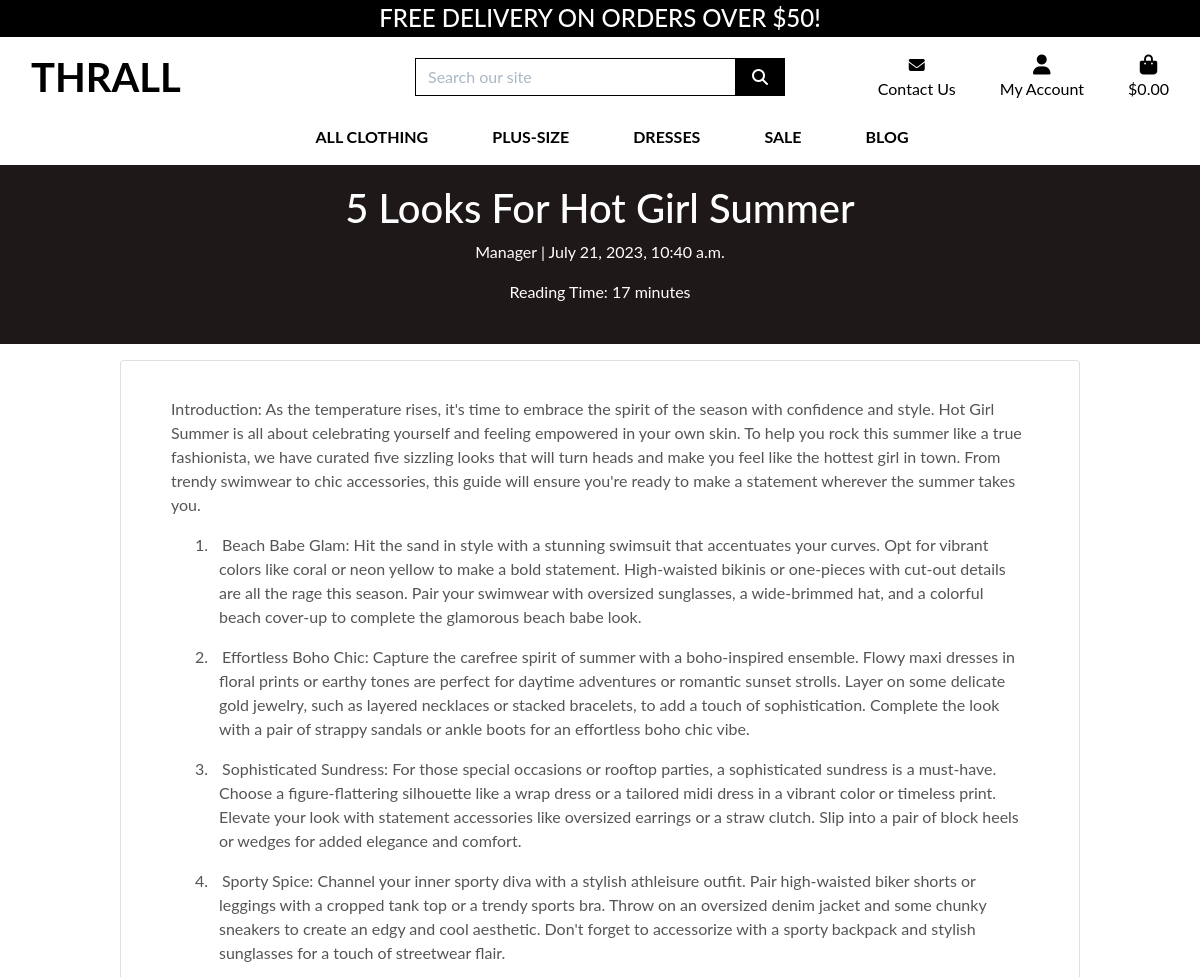
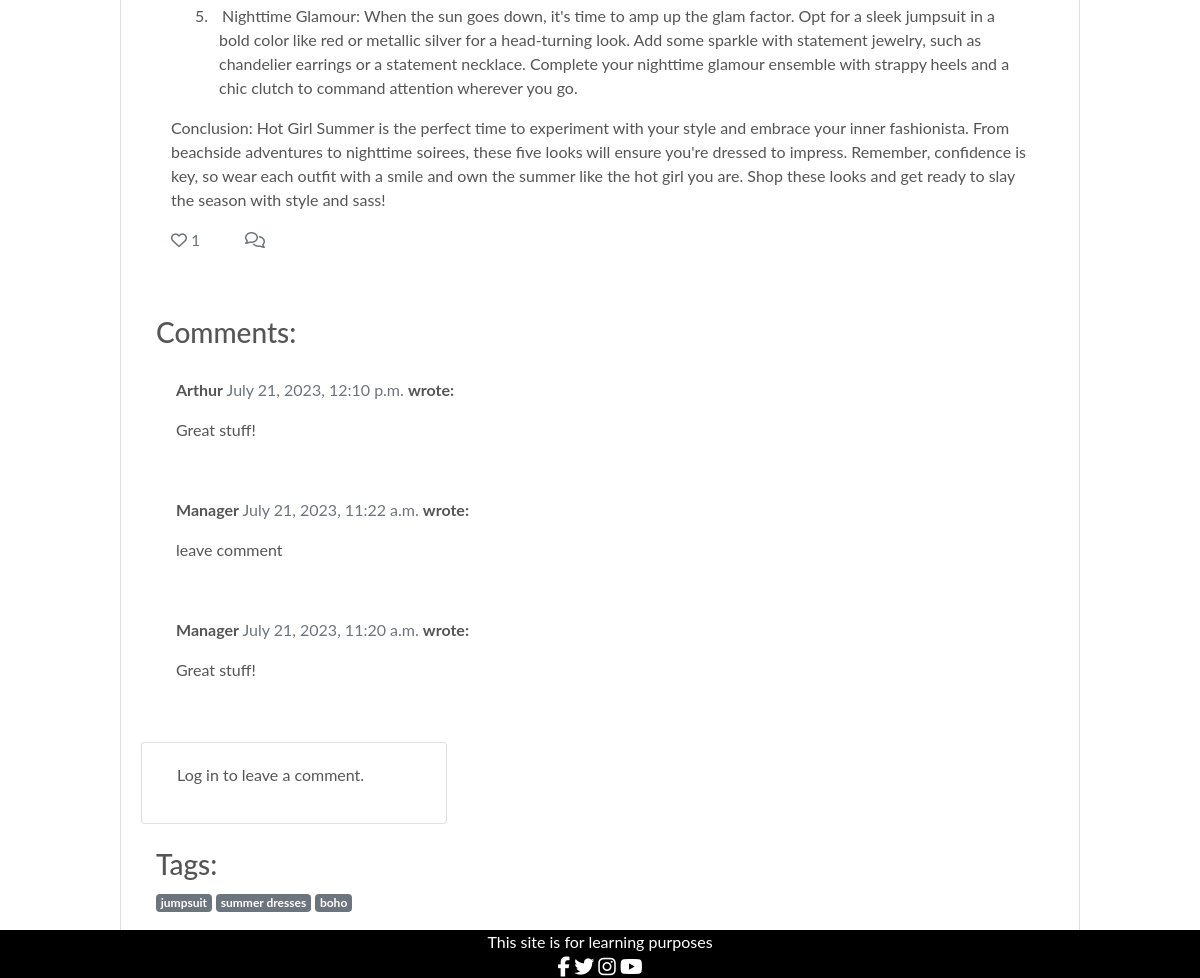
The page /blog/posts/5-looks-for-hot-girl-summer/ on the database its author committed (2 pictures, top to bottom).
### blog/models.py (models this page shows, shortened)
class Post(models.Model):
    title = models.CharField(max_length=200, unique=True)
    slug = models.SlugField(max_length=200, unique=True)
    author = models.ForeignKey(
        User, on_delete=models.CASCADE, related_name="blog_posts"
    )
    excerpt = models.TextField(blank=True)
    updated_on = models.DateTimeField(auto_now=True)
    content = models.TextField()
    created_on = models.DateTimeField(auto_now_add=True)
    status = models.IntegerField(choices=STATUS, default=0)
    tags = models.ManyToManyField(Tag, related_name='posts', blank=True)
    image = models.ImageField(null=True, blank=True)
    reading_time = models.PositiveIntegerField(default=0, editable=False)
    likes = models.ManyToManyField(
        User, related_name='blogpost_like', blank=True)
    class Meta:
        ordering = ["-created_on"]
    def number_of_likes(self):
        return self.likes.count()

class Comment(models.Model):
    post = models.ForeignKey(Post, on_delete=models.CASCADE,
                             related_name="comments")
    name = models.CharField(max_length=80)
    email = models.EmailField()
    body = models.TextField()
    created_on = models.DateTimeField(auto_now_add=True)
    approved = models.BooleanField(default=False)
    class Meta:
        ordering = ["created_on"]

class Tag(models.Model):
    name = models.CharField(max_length=50)
    created_on = models.DateTimeField(auto_now_add=True)
    def __str__(self):
        return self.name

### blog/views.py (the view, shortened to what this page needs)
# urls.py: path('posts/<slug:slug>/', PostDetail.as_view(), name='post_detail'),
class PostDetail(View):
    def get(self, request, slug, *args, **kwargs):
        queryset = Post.objects.filter(status=1)
        post = get_object_or_404(queryset, slug=slug)
        comments = post.comments.filter(approved=True).order_by("-created_on")
        liked = False
        if post.likes.filter(id=self.request.user.id).exists():
            liked = True
        tags = post.tags.all()
        reading_time = post.reading_time
        comment_form = CommentForm()
        return render(
            request,
            "blog/post_detail.html",
            {
                "post": post,
                "comments": comments,
                "commented": False,
                "comment_form": comment_form,
                "liked": liked,
                "tags": tags,
                "reading_time": reading_time,
            },
        )

### blog/forms.py
class CommentForm(forms.ModelForm):
    class Meta:
        model = Comment
        fields = ('body',)

### bag/contexts.py (called while the page is built, shortened)
def bag_contents(request):
    bag_items = []
    total = 0
    product_count = 0
    bag = request.session.get('bag', {})
    if total < settings.FREE_DELIVERY_THRESHOLD:
        delivery = total * Decimal(settings.STANDARD_DELIVERY_PERCENTAGE / 100)
        free_delivery_delta = settings.FREE_DELIVERY_THRESHOLD - total
    else:
        delivery = 0
        free_delivery_delta = 0
    grand_total = delivery + total
    context = {
        'bag_items': bag_items,
        'total': total,
        'product_count': product_count,
        'delivery': delivery,
        'free_delivery_delta': free_delivery_delta,
        'free_delivery_threshold': settings.FREE_DELIVERY_THRESHOLD,
        'grand_total': grand_total,
    }
    return context

### blog/templates/blog/post_detail.html (shortened to what this page needs)
{% extends 'base.html' %}
{% load crispy_forms_tags %}
{% block page_header %}
    <div class="container header-container">
    </div>
{% endblock %}
{% block content %}
<div class="masthead" alt="Snow" style="width:100%;">
    <div class="container">
        <div class="row g-0">
            <div class="col-md-12 masthead-text">
                <div class="row">
                    <div class="col-md-12">
                        <div style="text-align: center;">
                            <h1 class="post-title" style="margin-top: 20px;">{{ post.title }}</h1>
                            <p class="post-subtitle">{{ post.author }} | {{ post.created_on }}</p>
                            <p class="post-subtitle">Reading Time: {{ reading_time }} minutes</p>
                        </div>
                    </div>
                    <div class="d-none d-md-block col-md-6 masthead-image">
                    </div>
                </div>
            </div>
        </div>
    </div>
</div>
<div class="container">
    <div class="row">
        <div class="col card mt-3 left top">
            <div class="card-body">
                <p class="card-text">
                    <div class="col mt-3">
                        <div class="post-content">
                            <p>
                                {{ post.content | safe }}
                            </p>
                            <div class="row">
                                <div class="col-1">
                                    {% if user.is_authenticated %}
                                    <form class="d-inline" action="{% url 'blog:post_like' post.slug %}" method="POST">
                                        {% csrf_token %}
                                        {% if liked %}
                                        <button type="submit" name="blogpost_id" value="{{ post.slug }}" class="btn-like"><i class="fas fa-heart"></i></button>
                                        {% else %}
                                        <button type="submit" name="blogpost_id" value="{{ post.slug }}" class="btn-like"><i class="far fa-heart"></i></button>
                                        {% endif %}
                                    </form>
                                    {% else %}
                                    <span class="text-secondary"><i class="far fa-heart"></i></span>
                                    {% endif %}
                                    <span class="text-secondary">{{ post.number_of_likes }}</span>
                                </div>
                                <div class="col-1">
                                    <strong class="text-secondary"><i class="far fa-comments"></i> {{ total_comments }}</strong>
                                </div>
                            </div>
                        </div>
                        <h1 class="post-title">{{ post.title }}</h1>
                    </div>
                </p>
                <div class="row">
                    <div class="col-md-12">
                        <h3>Comments:</h3>
                        <div class="card-body" style="border: none; padding: 0;">
                            <div class="comments">
                                {% for comment in comments %}
                                <div class="comments" style="padding: 10px;">
                                    <div class="comment" style="padding: 10px;">
                                        <p class="font-weight-bold">
                                            {{ comment.name }}
                                            <span class="text-muted font-weight-normal">
                                                {{ comment.created_on }}
                                            </span> wrote:
                                        </p>
                                        {{ comment.body | linebreaks }}
                                    </div>
                                </div>
                                {% endfor %}
                            </div>
                        </div>
                    </div>
                    <div class="col-md-4 card mb-4 mt-4">
                        <div class="card-body">
                            {% if commented %}
                            <div class="alert alert-success" role="alert">
                                Your comment is awaiting approval
                            </div>
                            {% else %}
                            {% if user.is_authenticated %}
                            <h3>Leave a comment:</h3>
                            <p>Posting as: {{ user.username }}</p>
                            <form method="post" style="margin-top: 1.3em;">
                                {{ comment_form | crispy }}
                                {% csrf_token %}
                                <button type="submit" class="btn btn-signup btn-lg btn-black">Submit</button>
                            </form>
                            {% else %}
                            <p>Log in to leave a comment.</p>
                            {% endif %}
                            {% endif %}
                        </div>
                    </div>
                </div>
                <div class="row" style="margin-bottom: 20px;">
                    <div class="col-md-8">
                        <h3>Tags:</h3>
                        <div class="tags">
                            {% for tag in post.tags.all %}
                            <span class="badge badge-secondary">{{ tag }}</span>
                            {% endfor %}
                        </div>
                    </div>
                </div>
            </div>
        </div>
    </div>
</div>
<br>
{% endblock content %}

### static/css/base.css (style rules this page uses)
html, body { height: 100%; }
body { background: url('/media/women_modelling_landscape.jpg') no-repeat center center fixed; background-size: cover; color: #555; font-family: 'Lato'; height: calc(100vh - 164px); margin: 0%; display: flex; flex-direction: column; }
.post-title { font-size: 5vh; color: white; }
.post-subtitle { font-size: 2vh; color: white; }
.masthead { background-color: #1f1818; }
.masthead-image { background-size: cover; background-position: center; }
.post-content { background-color: #fff; }
.comments { background-color: #fff; }
@media (min-width: 1200px) { .container { max-width: 80%; } }
@media (min-width: 992px) { .header-container { padding-top: 164px; } }

### rows shown on the page
Post: title "5 Looks For Hot Girl Summer", author "Manager", created_on "July 21, 2023, 10:40 a.m.", content "Introduction: As the temperature rises, it's time to embrace the spirit of the season with confidence and style. Hot Girl Summer is all about celebrating yourself and feeling empowered in your own skin. To help you rock this summer like a true fashionista, we have curated five sizzling looks that will turn heads and make you feel like the hottest girl in town. From trendy swimwear to chic accessories, this guide will ensure you're ready to make a statement wherever the summer takes you. 1. Beach Babe Glam: Hit the sand in style with a stunning swimsuit that accentuates your curves. Opt for vibrant colors like coral or neon yellow to make a bold statement. High-waisted bikinis or one-pieces…", number_of_likes "1"
Comment: name "Arthur", created_on "July 21, 2023, 12:10 p.m.", body "Great stuff!"
Comment: name "Manager", created_on "July 21, 2023, 11:22 a.m.", body "leave comment"
Comment: name "Manager", created_on "July 21, 2023, 11:20 a.m.", body "Great stuff!"
Tag: name "jumpsuit"
Tag: name "summer dresses"
Tag: name "boho"

### other values the page prints
{{ free_delivery_threshold }} "50"
{{ reading_time }} "17"
